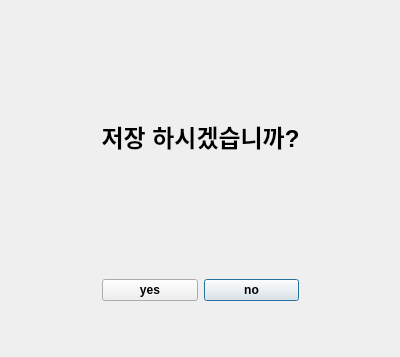
<?xml version="1.0" encoding="UTF-8"?>
<ui version="4.0">
 <class>Dialog</class>
 <widget class="QDialog" name="Dialog">
  <property name="geometry">
   <rect>
    <x>0</x>
    <y>0</y>
    <width>400</width>
    <height>357</height>
   </rect>
  </property>
  <property name="windowTitle">
   <string>Dialog</string>
  </property>
  <widget class="QWidget" name="gridLayoutWidget">
   <property name="geometry">
    <rect>
     <x>0</x>
     <y>0</y>
     <width>401</width>
     <height>301</height>
    </rect>
   </property>
   <layout class="QGridLayout" name="gridLayout">
    <item row="9" column="2">
     <widget class="QPushButton" name="No_Button">
      <property name="font">
       <font>
        <weight>75</weight>
        <bold>true</bold>
       </font>
      </property>
      <property name="text">
       <string>no</string>
      </property>
     </widget>
    </item>
    <item row="9" column="1">
     <widget class="QPushButton" name="Yes_Button">
      <property name="font">
       <font>
        <weight>75</weight>
        <bold>true</bold>
       </font>
      </property>
      <property name="text">
       <string>yes</string>
      </property>
     </widget>
    </item>
    <item row="1" column="0" colspan="4">
     <widget class="QLabel" name="List">
      <property name="font">
       <font>
        <pointsize>18</pointsize>
        <weight>75</weight>
        <bold>true</bold>
       </font>
      </property>
      <property name="text">
       <string>저장 하시겠습니까?</string>
      </property>
      <property name="alignment">
       <set>Qt::AlignCenter</set>
      </property>
     </widget>
    </item>
   </layout>
  </widget>
 </widget>
 <resources/>
 <connections/>
</ui>
